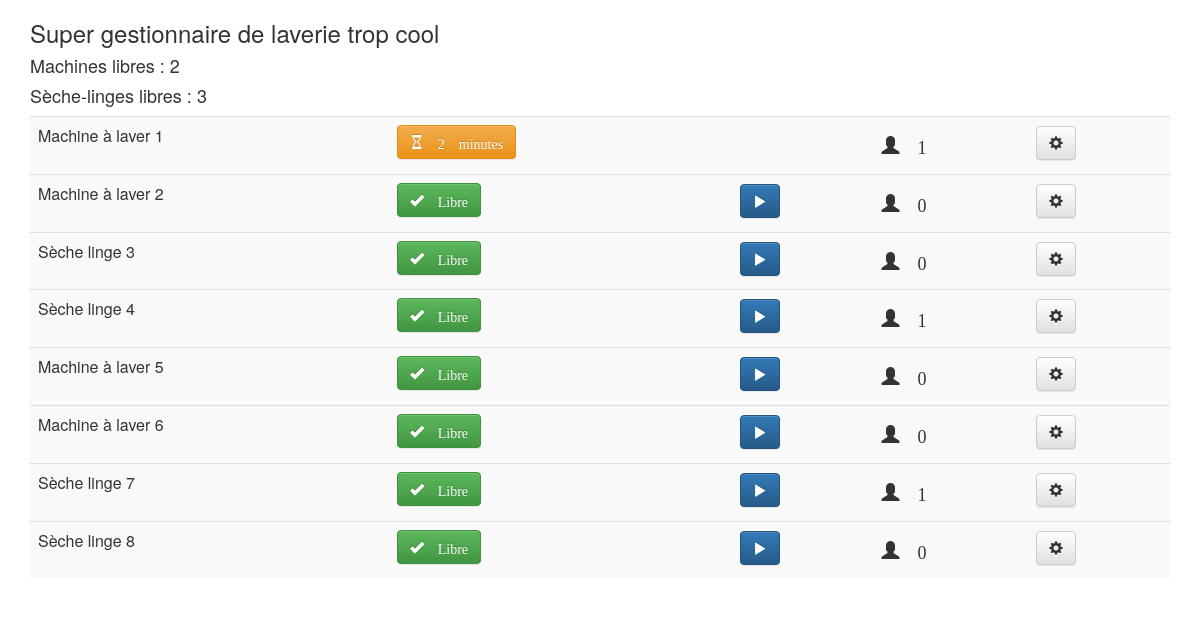
Page /laverie/corriger_decompte/1/1 on the committed database.
### laverie/models.py (models this page shows, shortened)
class Appareil(models.Model):
    duree = models.IntegerField(default=50)
    heure_fin = models.DateTimeField(default=timezone.now)
    temps_restant = models.DurationField(default=timezone.timedelta(),null=True)
    interesses = models.IntegerField(default=0)
    libre = models.BooleanField(default=True)
    TYPES = (
        ('machine', 'Machine à laver'),
        ('seche_linge', 'Sèche linge'),
    )
    type = models.CharField(max_length=20, choices=TYPES, default='machine')
    def __str__(self):
        if self.type == 'machine':
            type = 'Machine à laver'
        else:
            type = 'Sèche linge'
        return type + " " + str(self.id)
    def actualiser(self):
        temps_restant = self.temps_restant = self.heure_fin - timezone.now()
        if self.libre:
            if temps_restant.days >= 0:
                self.libre = False
        else:
            if temps_restant.days >= 0:
                self.temps_restant = temps_restant
            else:
                self.libre = True
                self.temps_restant = timezone.timedelta()
        self.save()
    def get_minutes_restantes(self):
        return (60+self.temps_restant.seconds)//60
    def reste_longtemps(self):
        return self.get_minutes_restantes() > 15

### laverie/views.py (the view)
# urls.py: url(r'corriger_decompte/(?P<id>[0-9]+)/(?P<valeur>[0-9]+)$', views.corriger_decompte, name='corriger_decompte'),
def corriger_decompte(request, id, valeur):
    print("Correction de " + str(id))
    appareil = Appareil.objects.get(id=id)
    print("Heure de fin valait " + str(appareil.heure_fin))
    appareil.heure_fin = timezone.now() + timezone.timedelta(minutes=int(valeur))
    appareil.save()
    appareil.actualiser()
    print("Heure de fin vaut maintenant " + str(appareil.heure_fin))
    return index(request)

### laverie/views.py (called while the page is built)
def index(request):
    appareils = Appareil.objects.all()
    nb_machines_libres = Appareil.objects.filter(type="machine", libre=True).count()
    nb_seche_linges_libres = Appareil.objects.filter(type="seche_linge", libre=True).count()
    for a in appareils:
        a.actualiser()
        a.save()
    return render(request, 'laverie/index.html', locals())

### laverie/templates/laverie/index.html (shortened to what this page needs)
<!DOCTYPE html>
<html lang="fr">
<head>
    <link rel="stylesheet" href="https://maxcdn.bootstrapcdn.com/bootstrap/3.3.6/css/bootstrap.min.css">
    <link rel="stylesheet" href="https://maxcdn.bootstrapcdn.com/bootstrap/3.3.6/css/bootstrap-theme.min.css">
</head>
<body>
<div class="container" >
    <h3>Super gestionnaire de laverie trop cool</h3>
    <h4>Machines libres : {{ nb_machines_libres }} </h4>
    <h4>Sèche-linges libres :  {{ nb_seche_linges_libres }} </h4>
    <table class="table table-responsive table-striped">
        <tbody>
        {% for appareil in appareils %}
            <tr>
                <td>
                    <span class = "panel-title">{{ appareil }}</span>
                </td>
                <td>
                    {% if appareil.libre %}
                        <div class="btn btn-success">
                            <div class="glyphicon glyphicon-ok"> Libre</div>
                        </div>
                    {% else %}
                        {% if appareil.reste_longtemps %}
                            <div class="btn btn-danger">
                                <div class="glyphicon glyphicon-hourglass"> {{ appareil.get_minutes_restantes }} minutes</div>
                            </div>
                        {% else %}
                            <div class="btn btn-warning">
                                <div class="glyphicon glyphicon-hourglass"> {{ appareil.get_minutes_restantes }} minutes</div>
                            </div>
                        {% endif %}
                    {% endif %}
                </td>
                <td>
                    {% if appareil.libre %}
                        <button type="button" class="btn btn-primary glyphicon glyphicon-play "
                                onclick="lancer_decompte({{ appareil.id }})">
                        </button>
                    {% endif %}
                </td>
                <td>
                    <h4>
                        <div class="glyphicon glyphicon-user"> {{  appareil.interesses }}</div>
                    </h4>
                </td>
                <td>
                    <button type = "button"
                            data-toggle = "collapse"
                            class="btn btn-default glyphicon glyphicon-cog"
                            data-target="#options_{{ appareil.id }}">
                    </button>
                </td>
            </tr>
        {% endfor %}
        </tbody>
    </table>
</div>
</body>
</html>

### rows in the picture
Appareil: type+id "Machine à laver 1", get_minutes_restantes "2", interesses "1"
Appareil: type+id "Machine à laver 2", libre "Libre", interesses "0"
Appareil: type+id "Sèche linge 3", libre "Libre", interesses "0"
Appareil: type+id "Sèche linge 4", libre "Libre", interesses "1"
Appareil: type+id "Machine à laver 5", libre "Libre", interesses "0"
Appareil: type+id "Machine à laver 6", libre "Libre", interesses "0"
Appareil: type+id "Sèche linge 7", libre "Libre", interesses "1"
Appareil: type+id "Sèche linge 8", libre "Libre", interesses "0"

### other values in the picture
{{ nb_machines_libres }} "2"
{{ nb_seche_linges_libres }} "3"
